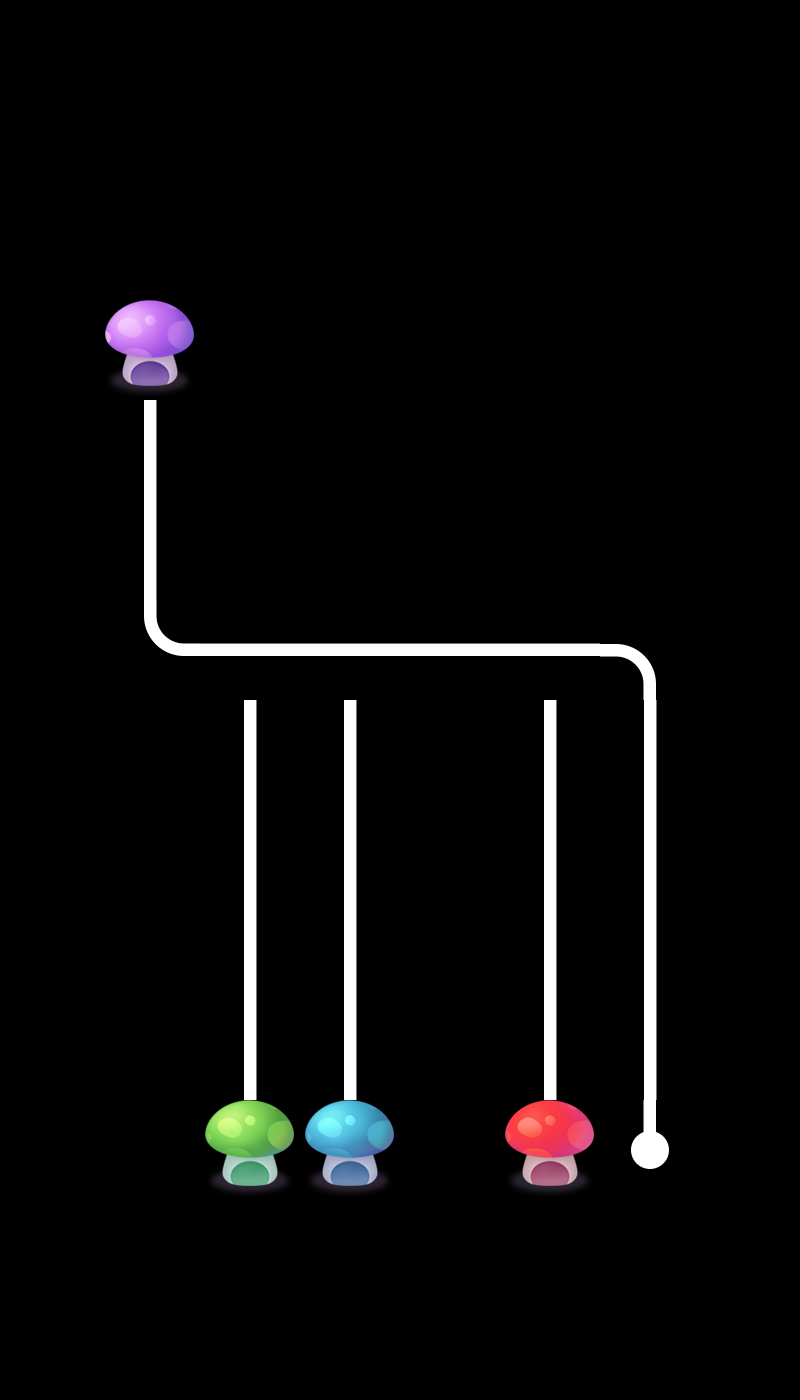

Tiled map render using the project's own tile images. Description and the map definition, with tile-layer contents summarised, below:
An orthogonal 8x14 tile map with 100x100 px tiles, 1 tile layer (layer0) and 3 objects.

<map version="1.0" orientation="orthogonal" renderorder="right-down" width="8" height="14" tilewidth="100" tileheight="100" nextobjectid="4">
 <tileset firstgid="1" name="tiled" tilewidth="100" tileheight="100">
  <image source="tiled.png" width="500" height="400" />
 </tileset>
 <layer name="layer0" width="8" height="14">
  <data>[112 cells, 29 non-empty, 9 distinct tile ids]</data>
 </layer>
 <objectgroup name="object1">
  <object id="1" x="224.242" y="624.242" width="48.4848" height="51.5152">
   <properties>
    <property name="id" value="2" />
   </properties>
  </object>
  <object id="2" x="333.333" y="630.303" width="36.3636" height="45.4545">
   <properties>
    <property name="id" value="1" />
   </properties>
  </object>
  <object id="3" x="527.273" y="624.242" width="39.3939" height="51.5152">
   <properties>
    <property name="id" value="0" />
   </properties>
  </object>
 </objectgroup>
</map>
